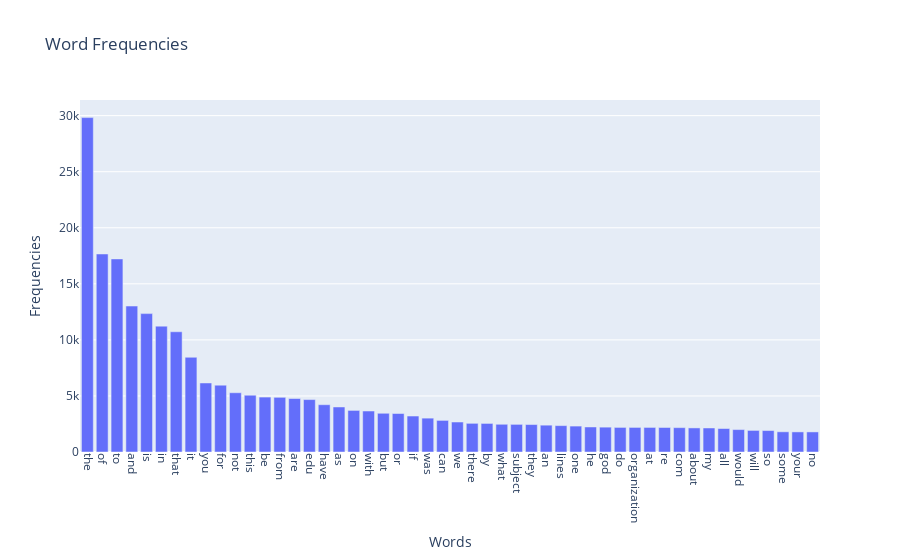

Notebook code for this chart:
### Code cell
# by plotly
fig = plotly.graph_objects.Figure(data=[plotly.graph_objects.Bar(x=count_vect_exercise.get_feature_names_out()[sorted_freq_exercise[0:top_num]], y=term_frequencies_exercise[sorted_freq_exercise[0:top_num]])])
fig.update_layout(xaxis=dict(tickangle=90), xaxis_title='Words', yaxis_title='Frequencies', title='Word Frequencies')
fig.show()

### Figure 1 — Plotly figure (JSON) as saved in the notebook; plotly's stock layout.template omitted (floating-point values rounded to 4 significant figures)
{"data": [{"type": "bar", "x": ["the", "of", "to", "and", "is", "in", "that", "it", "you", "for", "not", "this", "be", "from", "are", "edu", "have", "as", "on", "with", "but", "or", "if", "was", "can", "we", "there", "by", "what", "subject", "they", "an", "lines", "one", "he", "god", "do", "organization", "at", "re", "com", "about", "my", "all", "would", "will", "so", "some", "your", "no"], "y": [29825, 17660, 17222, 13017, 12343, 11226, 10723, 8447, 6157, 5962, 5285, 5063, 4898, 4877, 4769, 4675, 4218, 4015, 3709, 3655, 3453, 3432, 3208, 3020, 2818, 2674, 2556, 2548, 2472, 2464, 2448, 2393, 2353, 2312, 2232, 2216, 2193, 2192, 2191, 2186, 2172, 2148, 2143, 2093, 2000, 1925, 1912, 1802, 1793, 1791]}], "layout": {"title": {"text": "Word Frequencies"}, "xaxis": {"tickangle": 90, "title": {"text": "Words"}}, "yaxis": {"title": {"text": "Frequencies"}}}}
